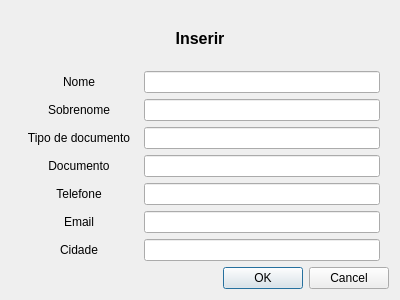
<?xml version="1.0" encoding="UTF-8"?>
<ui version="4.0">
 <class>InsertDialog</class>
 <widget class="QDialog" name="InsertDialog">
  <property name="geometry">
   <rect>
    <x>0</x>
    <y>0</y>
    <width>400</width>
    <height>300</height>
   </rect>
  </property>
  <property name="windowTitle">
   <string>Dialog</string>
  </property>
  <layout class="QGridLayout" name="gridLayout">
   <item row="1" column="0">
    <layout class="QVBoxLayout" name="verticalLayout">
     <item>
      <layout class="QHBoxLayout" name="firstNameHorizontalLayout" stretch="1,2">
       <property name="leftMargin">
        <number>9</number>
       </property>
       <property name="rightMargin">
        <number>9</number>
       </property>
       <item>
        <widget class="QLabel" name="firstnameLabel">
         <property name="text">
          <string>Nome</string>
         </property>
         <property name="alignment">
          <set>Qt::AlignCenter</set>
         </property>
        </widget>
       </item>
       <item>
        <widget class="QLineEdit" name="firstNameLineEdit"/>
       </item>
      </layout>
     </item>
     <item>
      <layout class="QHBoxLayout" name="lastNameHorizontalLayout" stretch="1,2">
       <property name="leftMargin">
        <number>9</number>
       </property>
       <property name="rightMargin">
        <number>9</number>
       </property>
       <item>
        <widget class="QLabel" name="lastNameLabel">
         <property name="text">
          <string>Sobrenome</string>
         </property>
         <property name="alignment">
          <set>Qt::AlignCenter</set>
         </property>
        </widget>
       </item>
       <item>
        <widget class="QLineEdit" name="lastNameLineEdit"/>
       </item>
      </layout>
     </item>
     <item>
      <layout class="QHBoxLayout" name="documentTypeHorizontalLayout" stretch="1,2">
       <property name="leftMargin">
        <number>9</number>
       </property>
       <property name="rightMargin">
        <number>9</number>
       </property>
       <item>
        <widget class="QLabel" name="documentTypeLabel">
         <property name="text">
          <string>Tipo de documento</string>
         </property>
         <property name="alignment">
          <set>Qt::AlignCenter</set>
         </property>
        </widget>
       </item>
       <item>
        <widget class="QLineEdit" name="documentTypeLineEdit"/>
       </item>
      </layout>
     </item>
     <item>
      <layout class="QHBoxLayout" name="documentHorizontalLayout" stretch="1,2">
       <property name="leftMargin">
        <number>9</number>
       </property>
       <property name="rightMargin">
        <number>9</number>
       </property>
       <item>
        <widget class="QLabel" name="documentLabel">
         <property name="text">
          <string>Documento</string>
         </property>
         <property name="alignment">
          <set>Qt::AlignCenter</set>
         </property>
        </widget>
       </item>
       <item>
        <widget class="QLineEdit" name="documentLineEdit"/>
       </item>
      </layout>
     </item>
     <item>
      <layout class="QHBoxLayout" name="phoneHorizontalLayout" stretch="1,2">
       <property name="leftMargin">
        <number>9</number>
       </property>
       <property name="rightMargin">
        <number>9</number>
       </property>
       <item>
        <widget class="QLabel" name="phoneLabel">
         <property name="text">
          <string>Telefone</string>
         </property>
         <property name="alignment">
          <set>Qt::AlignCenter</set>
         </property>
        </widget>
       </item>
       <item>
        <widget class="QLineEdit" name="phoneLineEdit"/>
       </item>
      </layout>
     </item>
     <item>
      <layout class="QHBoxLayout" name="emailHorizontalLayout" stretch="1,2">
       <property name="leftMargin">
        <number>9</number>
       </property>
       <property name="rightMargin">
        <number>9</number>
       </property>
       <item>
        <widget class="QLabel" name="emailLabel">
         <property name="text">
          <string>Email</string>
         </property>
         <property name="alignment">
          <set>Qt::AlignCenter</set>
         </property>
        </widget>
       </item>
       <item>
        <widget class="QLineEdit" name="emailLineEdit"/>
       </item>
      </layout>
     </item>
     <item>
      <layout class="QHBoxLayout" name="cityHorizontalLayout" stretch="1,2">
       <property name="leftMargin">
        <number>9</number>
       </property>
       <property name="rightMargin">
        <number>9</number>
       </property>
       <item>
        <widget class="QLabel" name="cityLabel">
         <property name="text">
          <string>Cidade</string>
         </property>
         <property name="alignment">
          <set>Qt::AlignCenter</set>
         </property>
        </widget>
       </item>
       <item>
        <widget class="QLineEdit" name="cityLineEdit"/>
       </item>
      </layout>
     </item>
    </layout>
   </item>
   <item row="2" column="0">
    <widget class="QDialogButtonBox" name="buttonBox">
     <property name="orientation">
      <enum>Qt::Horizontal</enum>
     </property>
     <property name="standardButtons">
      <set>QDialogButtonBox::Cancel|QDialogButtonBox::Ok</set>
     </property>
    </widget>
   </item>
   <item row="0" column="0">
    <widget class="QLabel" name="label">
     <property name="font">
      <font>
       <pointsize>12</pointsize>
       <bold>true</bold>
      </font>
     </property>
     <property name="text">
      <string>Inserir</string>
     </property>
     <property name="alignment">
      <set>Qt::AlignCenter</set>
     </property>
    </widget>
   </item>
  </layout>
 </widget>
 <resources/>
 <connections>
  <connection>
   <sender>buttonBox</sender>
   <signal>accepted()</signal>
   <receiver>InsertDialog</receiver>
   <slot>accept()</slot>
   <hints>
    <hint type="sourcelabel">
     <x>248</x>
     <y>254</y>
    </hint>
    <hint type="destinationlabel">
     <x>157</x>
     <y>274</y>
    </hint>
   </hints>
  </connection>
  <connection>
   <sender>buttonBox</sender>
   <signal>rejected()</signal>
   <receiver>InsertDialog</receiver>
   <slot>reject()</slot>
   <hints>
    <hint type="sourcelabel">
     <x>316</x>
     <y>260</y>
    </hint>
    <hint type="destinationlabel">
     <x>286</x>
     <y>274</y>
    </hint>
   </hints>
  </connection>
 </connections>
</ui>
